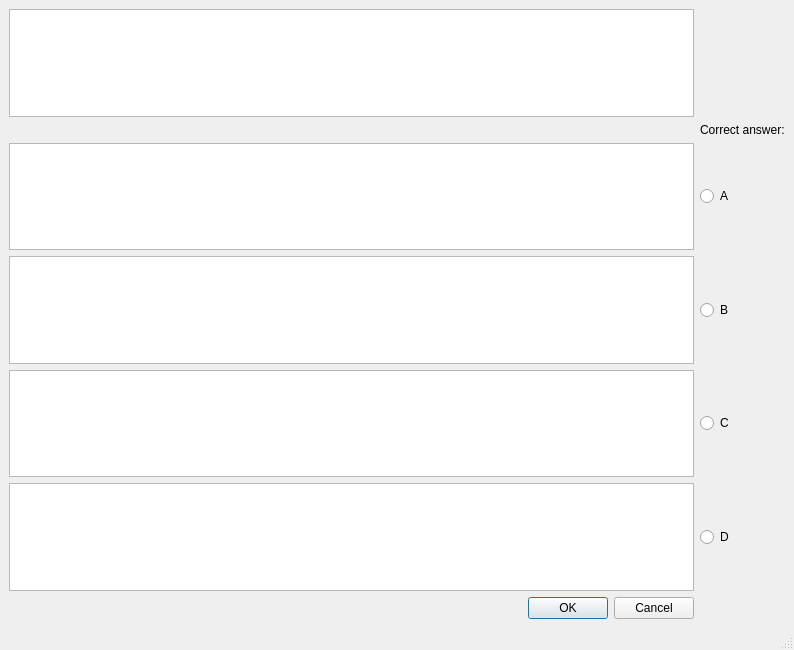
<?xml version="1.0" encoding="UTF-8"?>
<ui version="4.0">
 <class>MainWindow</class>
 <widget class="QMainWindow" name="MainWindow">
  <property name="geometry">
   <rect>
    <x>0</x>
    <y>0</y>
    <width>794</width>
    <height>650</height>
   </rect>
  </property>
  <property name="windowTitle">
   <string>MainWindow</string>
  </property>
  <widget class="QWidget" name="centralwidget">
   <layout class="QGridLayout" name="gridLayout">
    <item row="5" column="0">
     <widget class="QPlainTextEdit" name="plainTextEdit_5"/>
    </item>
    <item row="2" column="1">
     <widget class="QRadioButton" name="radioButton">
      <property name="text">
       <string>A</string>
      </property>
     </widget>
    </item>
    <item row="3" column="0">
     <widget class="QPlainTextEdit" name="plainTextEdit_4"/>
    </item>
    <item row="6" column="0">
     <layout class="QVBoxLayout" name="verticalLayout">
      <item>
       <widget class="QDialogButtonBox" name="buttonBox">
        <property name="standardButtons">
         <set>QDialogButtonBox::Cancel|QDialogButtonBox::Ok</set>
        </property>
       </widget>
      </item>
     </layout>
    </item>
    <item row="2" column="0">
     <widget class="QPlainTextEdit" name="plainTextEdit_2"/>
    </item>
    <item row="4" column="1">
     <widget class="QRadioButton" name="radioButton_3">
      <property name="text">
       <string>C</string>
      </property>
     </widget>
    </item>
    <item row="5" column="1">
     <widget class="QRadioButton" name="radioButton_4">
      <property name="text">
       <string>D</string>
      </property>
     </widget>
    </item>
    <item row="4" column="0">
     <widget class="QPlainTextEdit" name="plainTextEdit_3"/>
    </item>
    <item row="0" column="0">
     <widget class="QPlainTextEdit" name="plainTextEdit"/>
    </item>
    <item row="3" column="1">
     <widget class="QRadioButton" name="radioButton_2">
      <property name="text">
       <string>B</string>
      </property>
     </widget>
    </item>
    <item row="1" column="1">
     <widget class="QLabel" name="label">
      <property name="text">
       <string>Correct answer:</string>
      </property>
     </widget>
    </item>
   </layout>
  </widget>
  <widget class="QMenuBar" name="menubar">
   <property name="geometry">
    <rect>
     <x>0</x>
     <y>0</y>
     <width>794</width>
     <height>22</height>
    </rect>
   </property>
  </widget>
  <widget class="QStatusBar" name="statusbar"/>
 </widget>
 <resources/>
 <connections/>
</ui>
